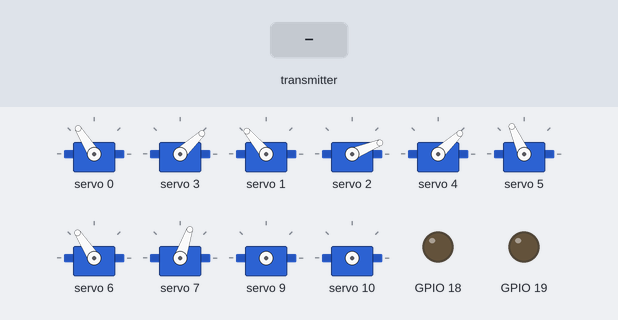
This sketch was run on a simulated ESP32. Shown: 10 × servo, output pins drawn as LEDs (lit = HIGH). The inputs (shaded band) are chosen by the test bench. What the sketch prints to the serial monitor is not drawn.

Above: at 5.3 s.
5.4 s: the transmitter starts sending wristRot = 1024
At 5.7 s:
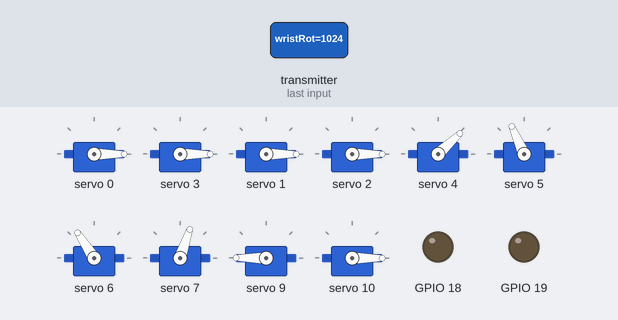
6.9 s: the transmitter starts sending flex1 = 1024
At 8.1 s:
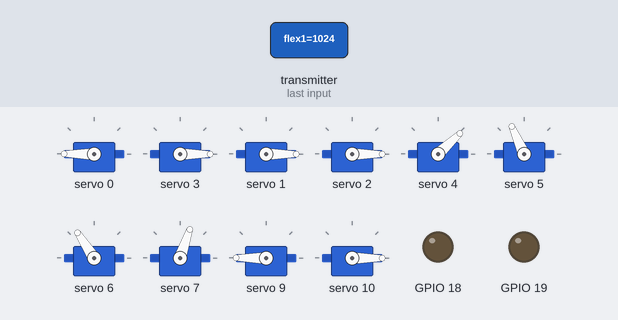
8.4 s: the transmitter starts sending flex2 = 1024
At 9.2 s:
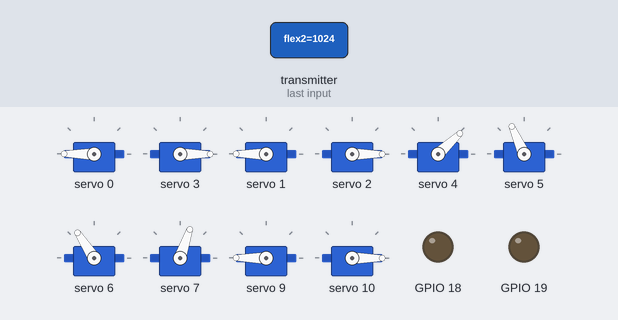
9.9 s: the transmitter starts sending flex3 = 1024
At 10.4 s:
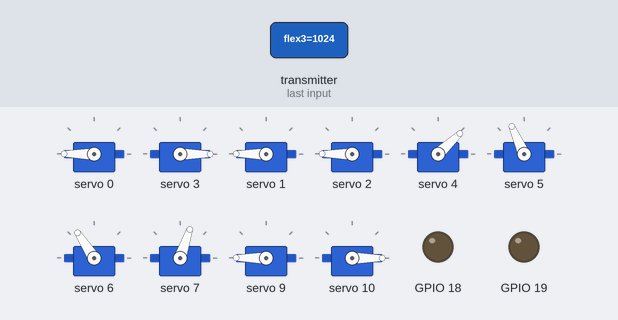
11.4 s: the transmitter starts sending flex4 = 1024
At 12.6 s:
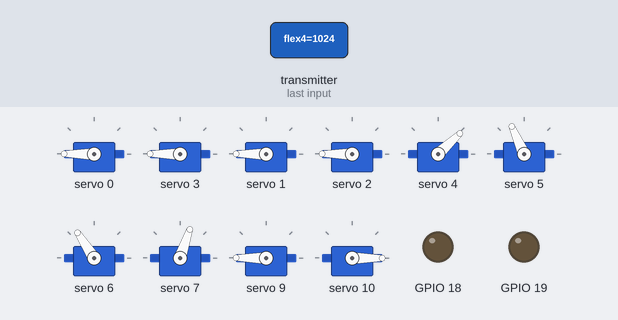
12.9 s: the transmitter starts sending wristBend = 1024
At 13.8 s:
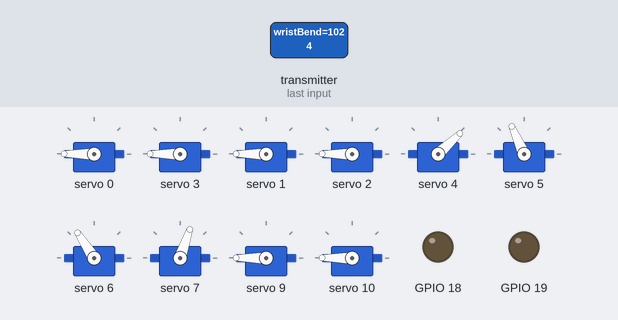
Timing chart, 0 to 15.4 s (numbered marks = the images above; inputs shaded):
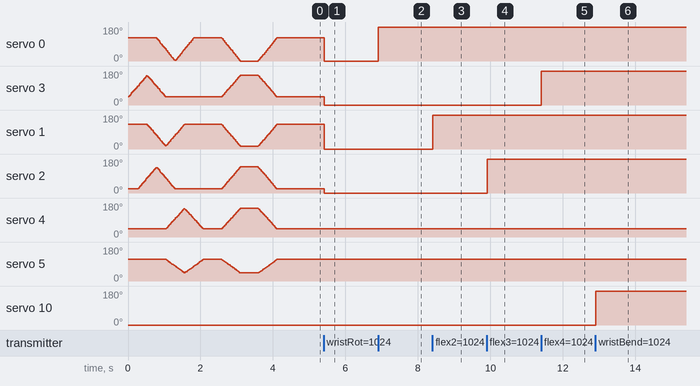

Measured:
- after the input at 5.4 s, servo 0: 122° → 0° at once; servo 3: 43° → 0° at once; servo 1: 130° → 0° at once; servo 2: 22° → 0° at once
- after the input at 6.9 s, servo 0: 0° → 180° at once
- after the input at 8.4 s, servo 1: 0° → 180° at once
- after the input at 9.9 s, servo 2: 0° → 180° at once
- after the input at 11.4 s, servo 3: 0° → 180° at once
- after the input at 12.9 s, servo 10: 0° → 180° at once

The sketch:

reciever.ino
```cpp
#include <ESP32Servo.h>
#include <esp_now.h>
#include <WiFi.h>
#include <esp_wifi.h>
#include "HCPCA9685.h"
#define I2CAdd 0x40 // server driver I2C Address
// Structure example to send data
// Must match the receiver structure
typedef struct struct_message {
  int flex1;
  int flex2;
  int flex3;
  int flex4;
  int flex5;
  int steps; // + is right, - is left
  int base;
  int wristRot;
  int wristBend;
} struct_message;

Servo servo1;
// data storage for arm positioning
int steps = 0;
int base_angle;
int base_raw;
HCPCA9685 HCPCA9685(I2CAdd);
struct_message myData;

// new ESP Address
uint8_t newMACAddress[] = {0xAA, 0xAB, 0x03, 0x23, 0xB1, 0xBA};

// callback function that will be executed when data is received
void OnDataRecv(const uint8_t *mac, const uint8_t *incomingData, int len)
{
  memcpy(&myData, incomingData, sizeof(myData));
  //Serial.print("Bytes received: ");
  //Serial.println(len);
  HCPCA9685.Servo(0, myData.flex1); // index finger
  HCPCA9685.Servo(3, myData.flex4); // pinky finger
  HCPCA9685.Servo(1, myData.flex2); // middle finger
  HCPCA9685.Servo(2, myData.flex3); // ring finger

  int thumb1 = constrain(map(myData.flex5, 13800, 15800, 100, 330), 100, 330);
  int thumb2 = constrain(map(myData.flex5, 13800, 15800, 250, 100), 100, 250);
  HCPCA9685.Servo(4, thumb1); // fishing line
  HCPCA9685.Servo(5, thumb2); // palm joint

  // Wrist control
  HCPCA9685.Servo(9, myData.wristRot); // wrist rotation
  HCPCA9685.Servo(10, myData.wristBend); // wrist bend

  steps = myData.steps;

}

// test each finger on startup to make sure they all work
void handInit()
{
  int thumb1, thumb2, index, middle, ring, pinky;
  // stagger close and open
  for (int i = 0; i <= 240; i++)
  {

    // Get staggered values between 0 and 60 to map to each finger
    int th = constrain(abs(i - 180), 0, 60);
    int in = constrain(abs(i - 150), 0, 60);
    int mi = constrain(abs(i - 120), 0, 60);
    int ri = constrain(abs(i - 90), 0, 60);
    int pi = constrain(abs(i - 60), 0, 60);
    // map each 0-60 value to max/min servo value
    thumb1 = map(th, 60, 0, 100, 330); // fishing line
    thumb2 = map(th, 60, 0, 250, 100); // palm joint
    index = map(in, 60, 0, 268, 10);
    middle = map(mi, 60, 0, 285, 40);
    ring = map(ri, 60, 0, 55, 300);
    pinky = map(pi, 60, 0, 100, 340);
    // move servos
    HCPCA9685.Servo(0, index);
    HCPCA9685.Servo(3, pinky);
    HCPCA9685.Servo(1, middle);
    HCPCA9685.Servo(2, ring);
    HCPCA9685.Servo(4, thumb1);
    HCPCA9685.Servo(5, thumb2);
    // 250 loop cycles = about 2 seconds with delay of 8
    delay(5);
  }
  delay(500); // wait a moment before doing the next test

  // Simultaneous close and open to test all fingers at once & current draw
  for (int i = 0; i <= 120; i++)
  {
    // absolute value function that goes from 60 -> 0 -> 60
    int j = abs(60 - i);
    // map function to servo max/min servo values
    thumb1 = map(j, 60, 0, 100, 330); // fishing line
    thumb2 = map(j, 60, 0, 250, 100); // palm joint
    index = map(j, 60, 0, 268, 10);
    middle = map(j, 60, 0, 285, 40);
    ring = map(j, 60, 0, 55, 300);
    pinky = map(j, 60, 0, 100, 340);
    // move servos
    HCPCA9685.Servo(0, index);
    HCPCA9685.Servo(3, pinky);
    HCPCA9685.Servo(1, middle);
    HCPCA9685.Servo(2, ring);
    HCPCA9685.Servo(4, thumb1);
    HCPCA9685.Servo(5, thumb2);

    // closes in about half a second, stops for a quarter second, and opens in about half a second
    if (j == 0)
    {
      delay(500);
    }
    else
    {
      delay(5);
    }
  }
}

void openHand(){
  HCPCA9685.Servo(0, 268);
  HCPCA9685.Servo(3, 100);
  HCPCA9685.Servo(1, 285);
  HCPCA9685.Servo(2, 55);
  HCPCA9685.Servo(4, 100);
  HCPCA9685.Servo(5, 250);
}

void closeHand(){
  HCPCA9685.Servo(0, 10);
  HCPCA9685.Servo(3, 340);
  HCPCA9685.Servo(1, 40);
  HCPCA9685.Servo(2, 300);
  HCPCA9685.Servo(4, 330);
  HCPCA9685.Servo(5, 100);
}

void setup()
{
  // Initialize Serial Monitor
  Serial.begin(115200);
  HCPCA9685.Init(SERVO_MODE);
  HCPCA9685.Sleep(false);
  base_angle = 300;
  base_raw = 30000;
  // Set device as a Wi-Fi Station
  WiFi.mode(WIFI_STA);
  // change MAC address
  esp_wifi_set_mac(WIFI_IF_STA, &newMACAddress[0]);

  //test individual fingers
  handInit();

  // Init ESP-NOW
  if (esp_now_init() != ESP_OK)
  {
    Serial.println("Error initializing ESP-NOW");
    return;
  }


  // Once ESPNow is successfully Init, we will register for recv CB to
  // get recv packer info

  // Initialize stepper motor pins (8 is direction and 9 is stepping)

  pinMode(18, OUTPUT);
  pinMode(19, OUTPUT);
  digitalWrite(18, 0);
  digitalWrite(19, LOW);

  esp_now_register_recv_cb(OnDataRecv);
}

void loop()
{

  if(steps > 0){ // rotate right
    digitalWrite(18, 0); // Set stepper turn direction
    digitalWrite(19,HIGH); //Trigger one step forward
    delayMicroseconds(1);
    digitalWrite(19,LOW); //Pull step pin low so it can be triggered again
    delayMicroseconds(1);

  }
  else if (steps < 0){ // rotate left
    digitalWrite(18, 1); // Set stepper turn direction
    digitalWrite(19,HIGH); //Trigger one step forward
    delayMicroseconds(1);
    digitalWrite(19,LOW); //Pull step pin low so it can be triggered again
    delayMicroseconds(1);

  }

  if(myData.base == 1 && base_raw < 30000){
    base_raw += 10;
  } else if(myData.base == -1 && base_raw > 5000){
    base_raw -= 10;
  }
  base_raw = constrain(base_raw, 5000, 30000);

  base_angle = map(base_raw, 5000,30000, 100,250);
  HCPCA9685.Servo(6, base_angle + 20); // base joint 1
  HCPCA9685.Servo(7, 410 - base_angle); // base joint 2
  Serial.println(myData.wristRot);


}
```
